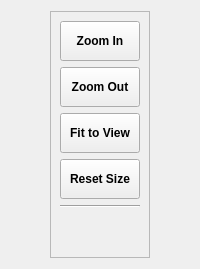
      <widget class="QWidget" name="pageMaps">
       <layout class="QHBoxLayout" name="horizontalLayout_6">
        <item>
         <widget class="QFrame" name="mapsControlFrame">
          <property name="sizePolicy">
           <sizepolicy hsizetype="Maximum" vsizetype="Expanding">
            <horstretch>0</horstretch>
            <verstretch>0</verstretch>
           </sizepolicy>
          </property>
          <property name="frameShape">
           <enum>QFrame::StyledPanel</enum>
          </property>
          <property name="frameShadow">
           <enum>QFrame::Raised</enum>
          </property>
          <layout class="QVBoxLayout" name="verticalLayout_4">
           <item>
            <widget class="QPushButton" name="mapsZoomInButton">
             <property name="minimumSize">
              <size>
               <width>50</width>
               <height>40</height>
              </size>
             </property>
             <property name="font">
              <font>
               <weight>75</weight>
               <bold>true</bold>
              </font>
             </property>
             <property name="text">
              <string>Zoom In</string>
             </property>
            </widget>
           </item>
           <item>
            <widget class="QPushButton" name="mapsZoomOutButton">
             <property name="minimumSize">
              <size>
               <width>50</width>
               <height>40</height>
              </size>
             </property>
             <property name="font">
              <font>
               <weight>75</weight>
               <bold>true</bold>
              </font>
             </property>
             <property name="text">
              <string>Zoom Out</string>
             </property>
            </widget>
           </item>
           <item>
            <widget class="QPushButton" name="mapsFitToViewButton">
             <property name="minimumSize">
              <size>
               <width>50</width>
               <height>40</height>
              </size>
             </property>
             <property name="font">
              <font>
               <weight>75</weight>
               <bold>true</bold>
              </font>
             </property>
             <property name="text">
              <string>Fit to View</string>
             </property>
            </widget>
           </item>
           <item>
            <widget class="QPushButton" name="mapsResetSizeButton">
             <property name="minimumSize">
              <size>
               <width>50</width>
               <height>40</height>
              </size>
             </property>
             <property name="font">
              <font>
               <weight>75</weight>
               <bold>true</bold>
              </font>
             </property>
             <property name="text">
              <string>Reset Size</string>
             </property>
            </widget>
           </item>
           <item>
            <widget class="Line" name="line_5">
             <property name="orientation">
              <enum>Qt::Horizontal</enum>
             </property>
            </widget>
           </item>
           <item>
            <spacer name="verticalSpacer">
             <property name="orientation">
              <enum>Qt::Vertical</enum>
             </property>
             <property name="sizeHint" stdset="0">
              <size>
               <width>20</width>
               <height>40</height>
              </size>
             </property>
            </spacer>
           </item>
          </layout>
         </widget>
        </item>
        <item>
         <layout class="QVBoxLayout" name="mapsVBox"/>
        </item>
       </layout>
      </widget>
